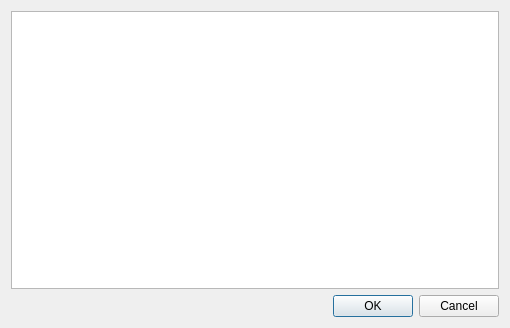
<?xml version="1.0" encoding="UTF-8"?>
<ui version="4.0">
 <class>Hotkey_editor</class>
 <widget class="QDialog" name="Hotkey_editor">
  <property name="geometry">
   <rect>
    <x>0</x>
    <y>0</y>
    <width>510</width>
    <height>328</height>
   </rect>
  </property>
  <property name="windowTitle">
   <string>Dialog</string>
  </property>
  <layout class="QGridLayout" name="gridLayout">
   <item row="0" column="0">
    <widget class="QTableView" name="table">
     <attribute name="horizontalHeaderStretchLastSection">
      <bool>true</bool>
     </attribute>
     <attribute name="verticalHeaderVisible">
      <bool>false</bool>
     </attribute>
    </widget>
   </item>
   <item row="1" column="0">
    <widget class="QDialogButtonBox" name="button_box">
     <property name="orientation">
      <enum>Qt::Horizontal</enum>
     </property>
     <property name="standardButtons">
      <set>QDialogButtonBox::Cancel|QDialogButtonBox::Ok</set>
     </property>
    </widget>
   </item>
  </layout>
 </widget>
 <resources/>
 <connections>
  <connection>
   <sender>button_box</sender>
   <signal>accepted()</signal>
   <receiver>Hotkey_editor</receiver>
   <slot>accept()</slot>
   <hints>
    <hint type="sourcelabel">
     <x>248</x>
     <y>254</y>
    </hint>
    <hint type="destinationlabel">
     <x>157</x>
     <y>274</y>
    </hint>
   </hints>
  </connection>
  <connection>
   <sender>button_box</sender>
   <signal>rejected()</signal>
   <receiver>Hotkey_editor</receiver>
   <slot>reject()</slot>
   <hints>
    <hint type="sourcelabel">
     <x>316</x>
     <y>260</y>
    </hint>
    <hint type="destinationlabel">
     <x>286</x>
     <y>274</y>
    </hint>
   </hints>
  </connection>
 </connections>
</ui>
